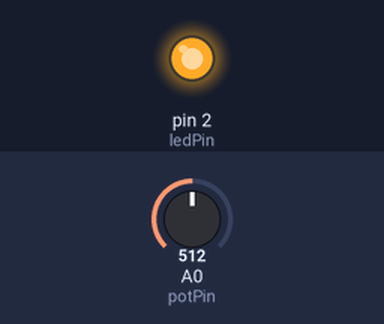
This sketch was run on a simulated Arduino Uno, built with avr-gcc and run on an emulated ATmega328P. On the bench: output pins drawn as LEDs (lit = HIGH). The test bench sets the inputs (shaded band); at power-on: A0 (potPin) = 512.

Above: at 1.3 s.
1.4 s: A0 (potPin) set to 0
At 2.6 s:
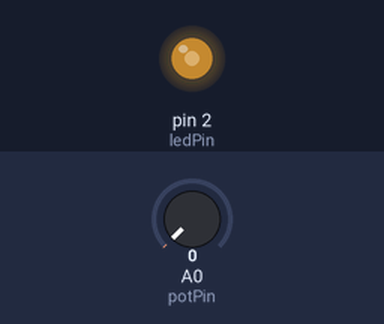
3.0 s: A0 (potPin) set to 122
At 3.3 s:
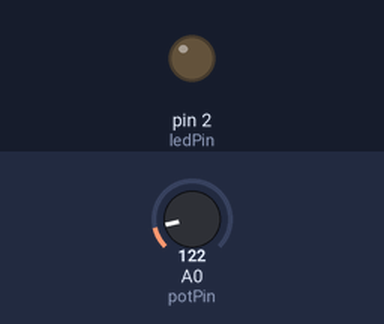
Timing chart, 0 to 12.1 s (numbered marks = the images above; inputs shaded):
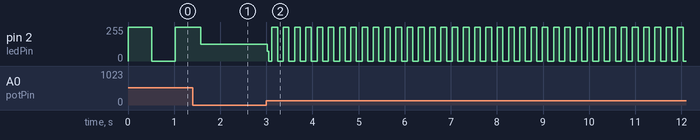

The sketch:

Led_Blink_using_POT.ino
```cpp
// variable's decleration and value assigned
int ledPin = 2;
int potPin = A0;

void setup() {
  // put your setup code here, to run once:
pinMode(ledPin, OUTPUT);
pinMode(potPin, INPUT);
}

void loop() {
  // put your main code here, to run repeatedly:
int potValue = analogRead(potPin);
digitalWrite(ledPin,HIGH);
delay(potValue);

potValue = analogRead(potPin);
digitalWrite(ledPin,LOW);
delay(potValue);
}
```

Measured:
- after the input at 3.0 s, pin 2 (ledPin): 126/255 → 72/255 at once, then moves between 0/255 and 255/255, repeating every 0.49 s
